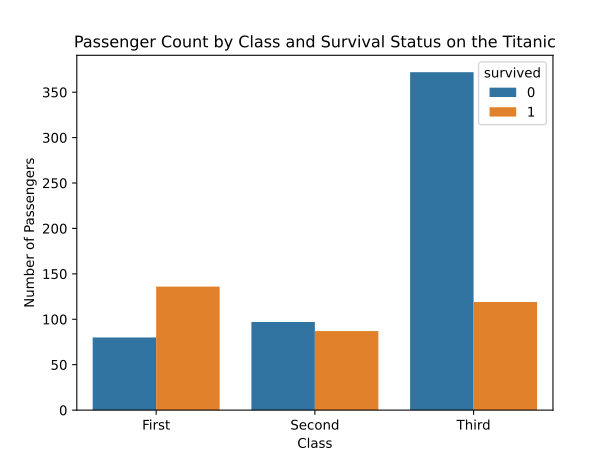

Recreate this plot in Python.
import json
import matplotlib.pyplot as plt
import seaborn as sns

# Load the dataset
titanic = sns.load_dataset("titanic")

# Grouping the data by 'class' and 'survived', then counting the number of occurrences
grouped = titanic.groupby(['class', 'survived']).size().reset_index(name='count')

# Sorting the DataFrame to ensure the correct order
grouped.sort_values(by=['survived', 'class'], ascending=[True, True], inplace=True)

# Plotting the dodged bar chart
sns.barplot(x='class', y='count', hue='survived', data=grouped)

# Adding labels and title
plt.title('Passenger Count by Class and Survival Status on the Titanic')
plt.xlabel('Class')
plt.ylabel('Number of Passengers')

# Save the plot as an SVG file
plt.savefig('dodged_bar.svg', format='svg')

# Generating the 'maidr' structure
maidr = {
    "type": "dodged_bar",
    "id": "dodged_bar",
    "selector": "TODO: TYPE YOUR DODGED SELECTOR HERE",
    "labels": {
        "title": "Passenger Count by Class and Survival Status on the Titanic",
        "x": "Class",
        "y": "Number of Passengers",
        "fill": "Survival Status"
    },
    "axes": {
        "x": {
            "label": "Class",
            "level": grouped['class'].unique().tolist(),
        },
        "y": {
            "label": "Number of Passengers",
        },
        "fill": {
            "label": "Survival Status",
            "level": grouped['survived'].map({0: "Not Survived", 1: "Survived"}).unique()[::-1].tolist(),
        },
    },
    "data": []
}

# Populate the data structure
for _, row in grouped.iterrows():
    maidr["data"].append({
        "x": row['class'].capitalize(),
        "fill": "Survived" if row['survived'] else "Not Survived",
        "y": row['count']
    })

# Writing the raw data to a JSON file
with open("dodged_bar_raw_data.json", 'w') as json_file:
    json.dump(maidr["data"], json_file, indent=4)

# Writing the dictionary to a JSON file
with open("dodged_bar_maidr.json", 'w') as json_file:
    json.dump(maidr, json_file, indent=4)

# Show the plot
plt.show()

# Close the plot
plt.close()
